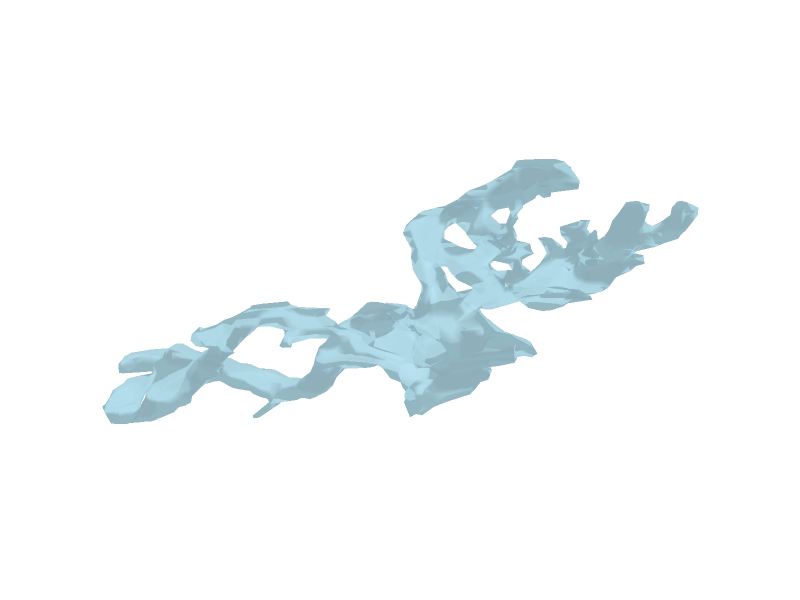
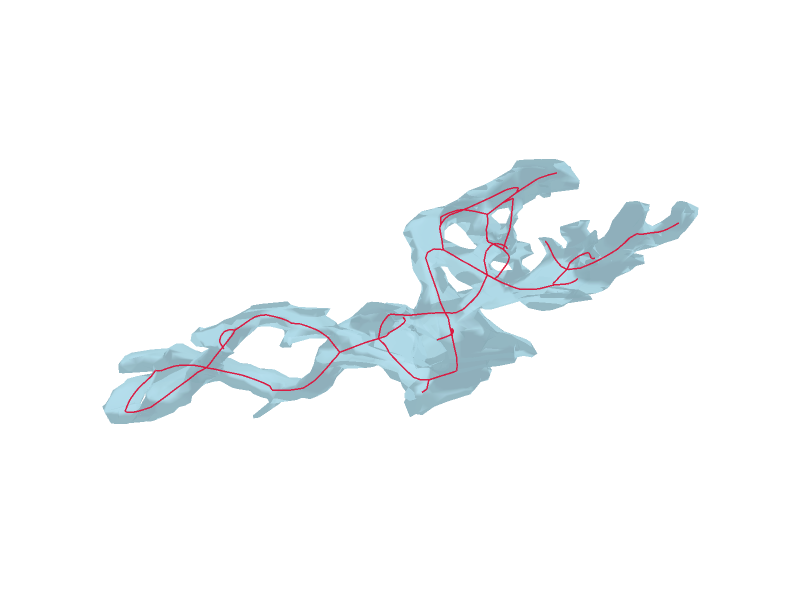

Write notebook code for charts like these, in order.
### Code cell
spine_idx = 1
mcf_qst = 0.5
mcf_mcst = 5
obj_name = f"TS{spine_idx}"
polylines_name = f"TS{spine_idx}_qst{mcf_qst}_mcst{mcf_mcst}"
mm = MeshManager(mesh_path=f"../data/mesh/processed/{obj_name}.obj")
raw_skeleton = SkeletonGraph.from_txt(
    f"../data/mcf_skeletons/{polylines_name}.polylines.txt"
)
raw_skeleton.prune_short_branches_inplace(min_length_percentile=20)

# mesh only
fig = mm.visualize_mesh_3d(skel=None, show_axes=False, title="")
eye_coord = np.array([0.5, 2.0, 1.0]) / 1.8
fig.update_layout(
    scene=dict(
        camera=dict(
            eye={'x':eye_coord[0], 'y':eye_coord[1], 'z':eye_coord[2]},
            projection=dict(type="perspective"),
        ),
        aspectmode="data",  # or 'cube', 'auto', 'manual'
    )
)
fig.show()

# mesh with skeleton
fig = mm.visualize_mesh_3d(skel=raw_skeleton, show_axes=False, title="")
fig.update_layout(
    scene=dict(
        camera=dict(
            eye={"x": eye_coord[0], "y": eye_coord[1], "z": eye_coord[2]},
            projection=dict(type="perspective"),
        ),
        aspectmode="data",  # or 'cube', 'auto', 'manual'
    )
)
fig.show()

### Figure 1 — Plotly figure (JSON) as saved in the notebook; plotly's stock layout.template omitted (floating-point values rounded to 4 significant figures; data arrays with more than 128 entries replaced by an {"elided": "..."} marker saying what was removed)
{"data": [{"color": "lightblue", "i": {"elided": "4788 int values"}, "j": {"elided": "4788 int values"}, "k": {"elided": "4788 int values"}, "name": "Mesh", "opacity": 0.8, "type": "mesh3d", "x": {"elided": "2378 float values"}, "y": {"elided": "2378 float values"}, "z": {"elided": "2378 float values"}}], "layout": {"autosize": false, "height": 600, "scene": {"aspectmode": "data", "camera": {"eye": {"x": 0.2778, "y": 1.111, "z": 0.5556}, "projection": {"type": "perspective"}}, "xaxis": {"visible": false}, "yaxis": {"visible": false}, "zaxis": {"visible": false}}, "title": {"text": ""}, "width": 800}}

### Figure 2 — Plotly figure (JSON) as saved in the notebook; plotly's stock layout.template omitted (floating-point values rounded to 4 significant figures; data arrays with more than 128 entries replaced by an {"elided": "..."} marker saying what was removed)
{"data": [{"color": "lightblue", "i": {"elided": "4788 int values"}, "j": {"elided": "4788 int values"}, "k": {"elided": "4788 int values"}, "name": "Mesh", "opacity": 0.8, "type": "mesh3d", "x": {"elided": "2378 float values"}, "y": {"elided": "2378 float values"}, "z": {"elided": "2378 float values"}}, {"line": {"color": "crimson", "width": 3}, "mode": "lines", "name": "Skeleton 0", "opacity": 0.95, "showlegend": false, "type": "scatter3d", "x": {"elided": "1110 float values"}, "y": {"elided": "1110 float values"}, "z": {"elided": "1110 float values"}}], "layout": {"autosize": false, "height": 600, "scene": {"aspectmode": "data", "camera": {"eye": {"x": 0.2778, "y": 1.111, "z": 0.5556}, "projection": {"type": "perspective"}}, "xaxis": {"visible": false}, "yaxis": {"visible": false}, "zaxis": {"visible": false}}, "title": {"text": ""}, "width": 800}}
